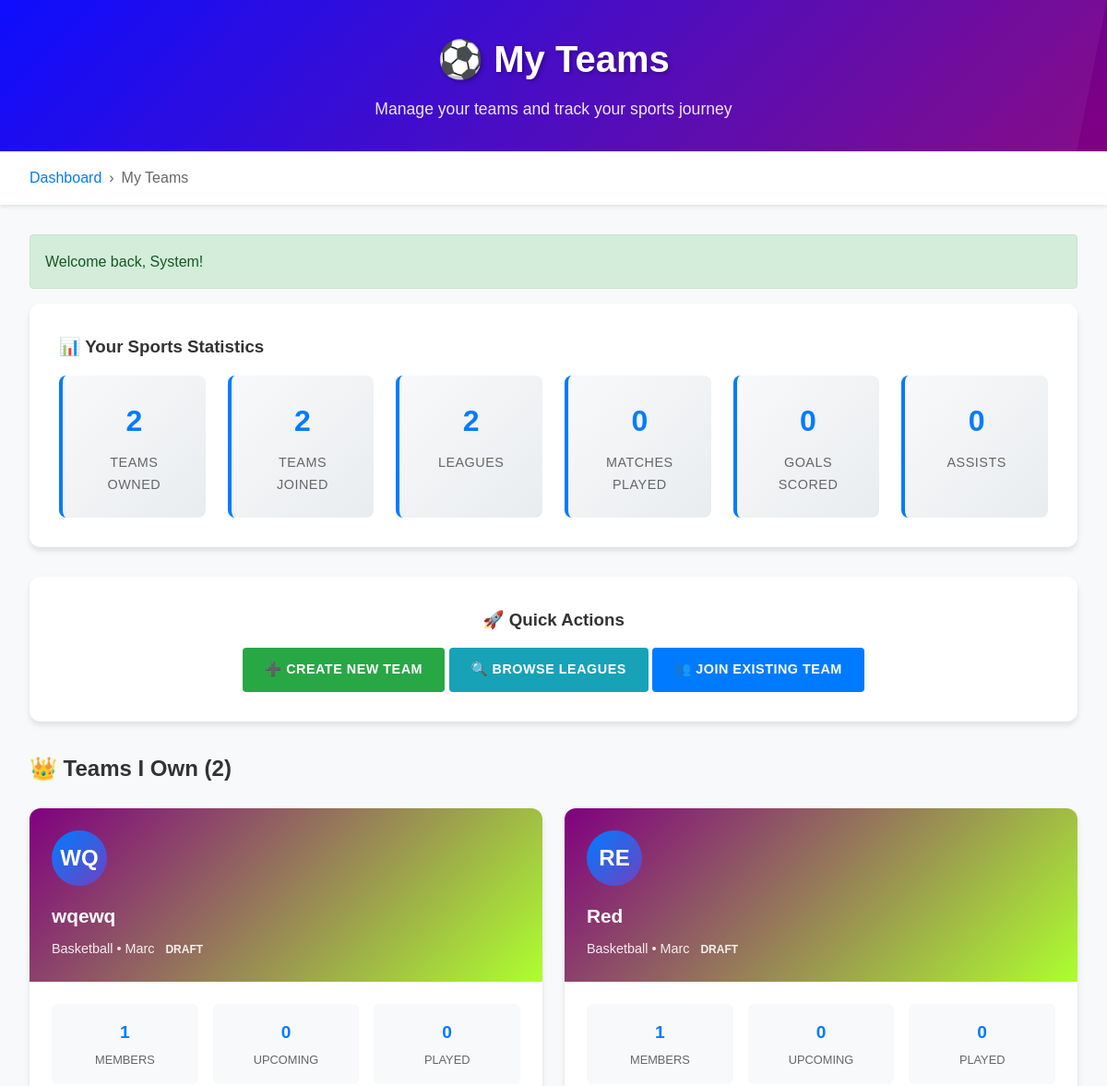
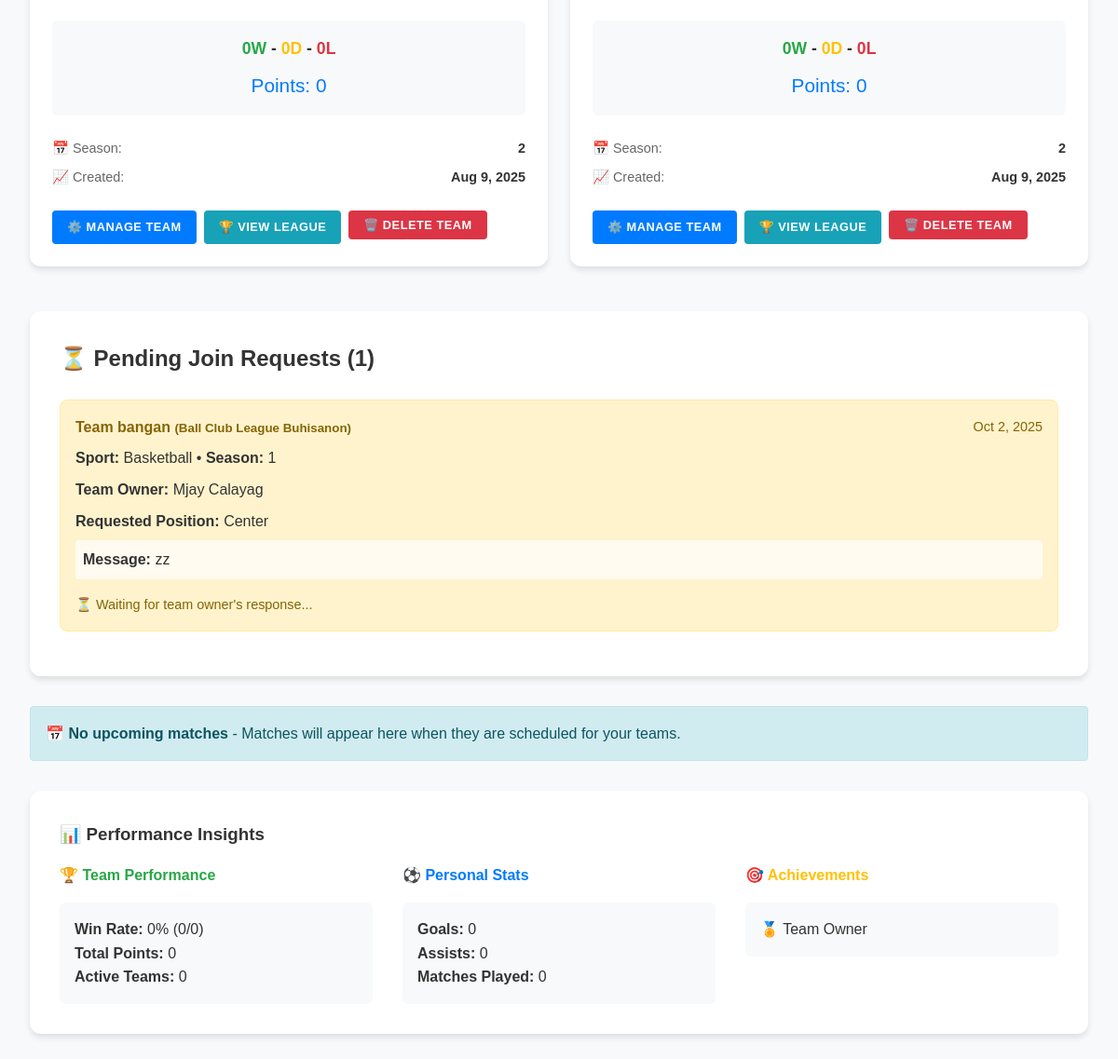
The page /team/my_teams.php (signed in) on the database its author committed (2 pictures, top to bottom).
### tables this page shows
CREATE TABLE `teams` (
  `id` int(11) NOT NULL,
  `name` varchar(100) NOT NULL,
  `league_id` int(11) DEFAULT NULL,
  `owner_id` int(11) NOT NULL,
  `description` text DEFAULT NULL,
  `logo_url` varchar(255) DEFAULT NULL,
  `wins` int(11) DEFAULT 0,
  `losses` int(11) DEFAULT 0,
  `draws` int(11) DEFAULT 0,
  `points` int(11) DEFAULT 0,
  `created_at` timestamp NOT NULL DEFAULT current_timestamp(),
  `goals_for` int(11) DEFAULT 0,
  `goals_against` int(11) DEFAULT 0
);

CREATE TABLE `sports` (
  `id` int(11) NOT NULL,
  `name` varchar(50) NOT NULL,
  `description` text DEFAULT NULL,
  `max_players_per_team` int(11) DEFAULT 11,
  `created_at` timestamp NOT NULL DEFAULT current_timestamp()
);

CREATE TABLE `leagues` (
  `id` int(11) NOT NULL,
  `name` varchar(100) NOT NULL,
  `sport_id` int(11) NOT NULL,
  `season` varchar(20) NOT NULL,
  `start_date` date NOT NULL,
  `end_date` date NOT NULL,
  `registration_deadline` date NOT NULL,
  `max_teams` int(11) DEFAULT 16,
  `rules` text DEFAULT NULL,
  `status` enum('draft','open','closed','active','completed') DEFAULT 'draft',
  `approval_required` tinyint(1) DEFAULT 0,
  `created_by` int(11) NOT NULL,
  `created_at` timestamp NOT NULL DEFAULT current_timestamp()
);

CREATE TABLE `registration_requests` (
  `id` int(11) NOT NULL,
  `player_id` int(11) NOT NULL,
  `full_name` varchar(255) DEFAULT NULL,
  `current_address` text DEFAULT NULL,
  `sitio` varchar(100) DEFAULT NULL,
  `age` int(11) DEFAULT NULL,
  `birthday` date DEFAULT NULL,
  `team_id` int(11) NOT NULL,
  `league_id` int(11) NOT NULL,
  `preferred_position` varchar(50) DEFAULT NULL,
  `message` text DEFAULT NULL,
  `document_path` varchar(500) DEFAULT NULL,
  `status` enum('pending','approved','rejected') DEFAULT 'pending',
  `created_at` timestamp NOT NULL DEFAULT current_timestamp(),
  `processed_at` timestamp NULL DEFAULT NULL,
  `processed_by` int(11) DEFAULT NULL
);

CREATE TABLE `users` (
  `id` int(11) NOT NULL,
  `username` varchar(50) NOT NULL,
  `email` varchar(100) NOT NULL,
  `password` varchar(255) NOT NULL,
  `first_name` varchar(50) NOT NULL,
  `last_name` varchar(50) NOT NULL,
  `phone` varchar(20) DEFAULT NULL,
  `address` varchar(255) DEFAULT NULL,
  `role` enum('player','team_owner','admin') DEFAULT 'player',
  `created_at` timestamp NOT NULL DEFAULT current_timestamp(),
  `updated_at` timestamp NOT NULL DEFAULT current_timestamp() ON UPDATE current_timestamp(),
  `status` varchar(20) NOT NULL DEFAULT 'active'
);

### team/my_teams.php (the view, shortened to what the rows shown need)
<?php
$database = new Database();
$db = $database->connect();
$current_user = getCurrentUser();
$owned_teams_query = "SELECT t.*, l.name as league_name, l.season, l.status as league_status, s.name as sport_name,
                             (SELECT COUNT(*) FROM team_members WHERE team_id = t.id AND status = 'active') as member_count,
                             (SELECT COUNT(*) FROM matches WHERE (home_team_id = t.id OR away_team_id = t.id) AND status = 'scheduled' AND match_date >= NOW()) as upcoming_matches,
                             (SELECT COUNT(*) FROM matches WHERE (home_team_id = t.id OR away_team_id = t.id) AND status = 'completed') as completed_matches
                      FROM teams t
                      JOIN leagues l ON t.league_id = l.id
                      JOIN sports s ON l.sport_id = s.id
                      WHERE t.owner_id = :user_id
                      ORDER BY l.status DESC, t.created_at DESC";
$owned_teams_stmt = $db->prepare($owned_teams_query);
$owned_teams_stmt->bindParam(':user_id', $current_user['id']);
$owned_teams_stmt->execute();
$owned_teams = $owned_teams_stmt->fetchAll(PDO::FETCH_ASSOC);
$member_teams_query = "SELECT t.*, l.name as league_name, l.season, l.status as league_status, s.name as sport_name,
                              tm.position, tm.jersey_number, tm.joined_at,
                              u.first_name as owner_first_name, u.last_name as owner_last_name,
                              (SELECT COUNT(*) FROM team_members WHERE team_id = t.id AND status = 'active') as member_count,
                              (SELECT COUNT(*) FROM matches WHERE (home_team_id = t.id OR away_team_id = t.id) AND status = 'scheduled' AND match_date >= NOW()) as upcoming_matches
                       FROM teams t
                       JOIN leagues l ON t.league_id = l.id
                       JOIN sports s ON l.sport_id = s.id
                       JOIN team_members tm ON t.id = tm.team_id
                       JOIN users u ON t.owner_id = u.id
                       WHERE tm.player_id = :user_id AND tm.status = 'active' AND t.owner_id != :user_id
                       ORDER BY l.status DESC, tm.joined_at DESC";
$member_teams_stmt = $db->prepare($member_teams_query);
$member_teams_stmt->bindParam(':user_id', $current_user['id']);
$member_teams_stmt->execute();
$member_teams = $member_teams_stmt->fetchAll(PDO::FETCH_ASSOC);
$pending_requests_query = "SELECT rr.*, t.name as team_name, l.name as league_name, l.season, s.name as sport_name,
                                  u.first_name as owner_first_name, u.last_name as owner_last_name
                           FROM registration_requests rr
                           JOIN teams t ON rr.team_id = t.id
                           JOIN leagues l ON rr.league_id = l.id
                           JOIN sports s ON l.sport_id = s.id
                           JOIN users u ON t.owner_id = u.id
                           WHERE rr.player_id = :user_id AND rr.status = 'pending'
                           ORDER BY rr.created_at DESC";
$pending_requests_stmt = $db->prepare($pending_requests_query);
$pending_requests_stmt->bindParam(':user_id', $current_user['id']);
$pending_requests_stmt->execute();
$pending_requests = $pending_requests_stmt->fetchAll(PDO::FETCH_ASSOC);
$user_stats_query = "SELECT
                    COUNT(DISTINCT CASE WHEN t.owner_id = :user_id THEN t.id END) as teams_owned,
                    COUNT(DISTINCT CASE WHEN tm.player_id = :user_id THEN tm.team_id END) as teams_joined,
                    COUNT(DISTINCT CASE WHEN tm.player_id = :user_id THEN l.id END) as leagues_participated,
                    COALESCE(SUM(ps.matches_played), 0) as total_matches_played,
                    COALESCE(SUM(ps.goals), 0) as total_goals,
                    COALESCE(SUM(ps.assists), 0) as total_assists
                    FROM users u
                    LEFT JOIN teams t ON u.id = t.owner_id
                    LEFT JOIN team_members tm ON u.id = tm.player_id AND tm.status = 'active'
                    LEFT JOIN leagues l ON t.league_id = l.id OR tm.team_id IN (SELECT id FROM teams WHERE league_id = l.id)
                    LEFT JOIN player_stats ps ON u.id = ps.player_id
                    WHERE u.id = :user_id";
$user_stats_stmt = $db->prepare($user_stats_query);
$user_stats_stmt->bindParam(':user_id', $current_user['id']);
$user_stats_stmt->execute();
$user_stats = $user_stats_stmt->fetch(PDO::FETCH_ASSOC);
?>
<!DOCTYPE html>
<html lang="en">
<head>
</head>
<body>
    <div class="header">
        <div class="header-content">
            <h1>⚽ My Teams</h1>
        </div>
    </div>
    <div class="container">
        <?php if (count($owned_teams) > 0): ?>
        <div class="section-header">
            <h2 class="section-title">👑 Teams I Own (<?php echo count($owned_teams); ?>)</h2>
        </div>
        <div class="teams-grid">
            <?php foreach ($owned_teams as $team): ?>
            <div class="team-card">
                <div class="owner-badge">👑 Owner</div>
                <div class="team-header">
                    <div class="team-logo">
                        <?php echo strtoupper(substr($team['name'], 0, 2)); ?>
                    </div>
                    <div class="team-title"><?php echo htmlspecialchars($team['name']); ?></div>
                    <div class="team-subtitle">
                        <?php echo htmlspecialchars($team['sport_name']); ?> • <?php echo htmlspecialchars($team['league_name']); ?>
                        <span class="league-status-indicator league-<?php echo $team['league_status']; ?>">
                            <?php echo ucfirst($team['league_status']); ?>
                        </span>
                    </div>
                </div>
                <div class="team-body">
                    <div class="team-stats">
                        <div class="team-stat">
                            <div class="team-stat-number"><?php echo $team['member_count']; ?></div>
                            <div class="team-stat-label">Members</div>
                        </div>
                        <div class="team-stat">
                            <div class="team-stat-number"><?php echo $team['upcoming_matches']; ?></div>
                            <div class="team-stat-label">Upcoming</div>
                        </div>
                        <div class="team-stat">
                            <div class="team-stat-number"><?php echo $team['completed_matches']; ?></div>
                            <div class="team-stat-label">Played</div>
                        </div>
                    </div>
                    <div class="team-record">
                        <div class="record-display">
                            <span class="wins"><?php echo $team['wins']; ?>W</span> -
                            <span class="draws"><?php echo $team['draws']; ?>D</span> -
                            <span class="losses"><?php echo $team['losses']; ?>L</span>
                        </div>
                        <div class="points">Points: <?php echo $team['points']; ?></div>
                    </div>
                    <div class="team-info">
                        <div class="info-row">
                            <span class="info-label">📅 Season:</span>
                            <span class="info-value"><?php echo htmlspecialchars($team['season']); ?></span>
                        </div>
                        <div class="info-row">
                            <span class="info-label">📈 Created:</span>
                            <span class="info-value"><?php echo date('M j, Y', strtotime($team['created_at'])); ?></span>
                        </div>
                    </div>
                    <div class="team-actions">
                        <a href="manage_team.php?id=<?php echo $team['id']; ?>" class="btn btn-primary btn-sm">
                            ⚙️ Manage Team
                        </a>
                        <a href="../league/view_league.php?id=<?php echo $team['league_id']; ?>" class="btn btn-info btn-sm">
                            🏆 View League
                        </a>
                        <?php if ($team['completed_matches'] == 0): ?>
                        <form method="POST" style="display: inline;" onsubmit="return confirm('Are you sure you want to delete this team? This action cannot be undone!')">
                            <button type="submit" class="btn btn-danger btn-sm">
                                🗑️ Delete Team
                            </button>
                        </form>
                        <?php endif; ?>
                    </div>
                </div>
            </div>
            <?php endforeach; ?>
        </div>
        <?php endif; ?>
        <?php if (count($pending_requests) > 0): ?>
        <div class="requests-section">
            <div class="section-header">
                <h2 class="section-title">⏳ Pending Join Requests (<?php echo count($pending_requests); ?>)</h2>
            </div>
            <?php foreach ($pending_requests as $request): ?>
            <div class="request-card">
                <div class="request-header">
                    <div class="request-team">
                        <?php echo htmlspecialchars($request['team_name']); ?>
                        <small>(<?php echo htmlspecialchars($request['league_name']); ?>)</small>
                    </div>
                    <div class="request-date">
                        <?php echo date('M j, Y', strtotime($request['created_at'])); ?>
                    </div>
                </div>
                <div style="margin-bottom: 0.5rem;">
                    <strong>Sport:</strong> <?php echo htmlspecialchars($request['sport_name']); ?> •
                    <strong>Season:</strong> <?php echo htmlspecialchars($request['season']); ?>
                </div>
                <div style="margin-bottom: 0.5rem;">
                    <strong>Team Owner:</strong> <?php echo htmlspecialchars($request['owner_first_name'] . ' ' . $request['owner_last_name']); ?>
                </div>
                <?php if ($request['preferred_position']): ?>
                <div style="margin-bottom: 0.5rem;">
                    <strong>Requested Position:</strong> <?php echo htmlspecialchars($request['preferred_position']); ?>
                </div>
                <?php endif; ?>
                <?php if ($request['message']): ?>
                <div style="background: rgba(255,255,255,0.7); padding: 0.5rem; border-radius: 4px; margin-top: 0.5rem;">
                    <strong>Message:</strong> <?php echo htmlspecialchars($request['message']); ?>
                </div>
                <?php endif; ?>
                <div style="margin-top: 1rem; font-size: 0.9rem; color: #856404;">
                    ⏳ Waiting for team owner's response...
                </div>
            </div>
            <?php endforeach; ?>
        </div>
        <?php endif; ?>
        <?php if (count($owned_teams) > 0 || count($member_teams) > 0): ?>
        <div style="background: white; border-radius: 12px; box-shadow: 0 4px 6px rgba(0,0,0,0.1); padding: 2rem; margin-top: 2rem;">
            <h3 style="margin-bottom: 1rem; color: #333;">📊 Performance Insights</h3>
            <div style="display: grid; grid-template-columns: repeat(auto-fit, minmax(250px, 1fr)); gap: 2rem;">
                <div>
                    <h4 style="color: #28a745; margin-bottom: 1rem;">🏆 Team Performance</h4>
                    <div style="background: #f8f9fa; padding: 1rem; border-radius: 6px;">
                        <?php
                        $total_wins = array_sum(array_column($owned_teams, 'wins')) + array_sum(array_column($member_teams, 'wins'));
                        $total_matches = array_sum(array_map(function($t) { return $t['wins'] + $t['draws'] + $t['losses']; }, array_merge($owned_teams, $member_teams)));
                        $win_rate = $total_matches > 0 ? round(($total_wins / $total_matches) * 100, 1) : 0;
                        ?>
                        <p><strong>Win Rate:</strong> <?php echo $win_rate; ?>% (<?php echo $total_wins; ?>/<?php echo $total_matches; ?>)</p>
                        <p><strong>Total Points:</strong> <?php echo array_sum(array_column($owned_teams, 'points')) + array_sum(array_column($member_teams, 'points')); ?></p>
                        <p><strong>Active Teams:</strong> <?php echo count(array_filter(array_merge($owned_teams, $member_teams), function($t) { return $t['league_status'] == 'active'; })); ?></p>
                    </div>
                </div>
                <div>
                    <h4 style="color: #007bff; margin-bottom: 1rem;">⚽ Personal Stats</h4>
                    <div style="background: #f8f9fa; padding: 1rem; border-radius: 6px;">
                        <p><strong>Goals:</strong> <?php echo $user_stats['total_goals']; ?></p>
                        <p><strong>Assists:</strong> <?php echo $user_stats['total_assists']; ?></p>
                        <p><strong>Matches Played:</strong> <?php echo $user_stats['total_matches_played']; ?></p>
                    </div>
                </div>
                <div>
                    <h4 style="color: #ffc107; margin-bottom: 1rem;">🎯 Achievements</h4>
                    <div style="background: #f8f9fa; padding: 1rem; border-radius: 6px;">
                        <?php
                        $achievements = [];
                        if ($user_stats['teams_owned'] >= 1) $achievements[] = "🏅 Team Owner";
                        if (empty($achievements)) {
                            echo "<p>Keep playing to unlock achievements! 🌟</p>";
                        } else {
                            foreach ($achievements as $achievement) {
                                echo "<p>$achievement</p>";
                            }
                        }
                        ?>
                    </div>
                </div>
            </div>
        </div>
        <?php endif; ?>
    </div>
</body>
</html>

### rows shown on the page
teams: name "WQ", name "wqewq", sports.name "Basketball", league.name "Marc", league.status "DRAFT", member_count "1", upcoming_matches "0", completed_matches "0", wins "0", draws "0", losses "0", points "0", league.season "2", created_at "Aug 9, 2025"
teams: name "RE", name "Red", sports.name "Basketball", league.name "Marc", league.status "DRAFT", member_count "1", upcoming_matches "0", completed_matches "0", wins "0", draws "0", losses "0", points "0", league.season "2", created_at "Aug 9, 2025"
registration_requests: team.name "Team bangan", league.name "Ball Club League Buhisanon", created_at "Oct 2, 2025", sports.name "Basketball", league.season "1", users.first_name+last_name "Mjay Calayag", preferred_position "Center", message "zz"

### other values the page prints
$message "Welcome back, System!"
$user_stats['teams_owned'] "2"
$user_stats['teams_joined'] "2"
$user_stats['leagues_participated'] "2"
$user_stats['total_matches_played'] "0"
$user_stats['total_goals'] "0"
$user_stats['total_assists'] "0"
count($owned_teams) "2"
count($pending_requests) "1"
$total_wins "0"
$achievement "🏅 Team Owner"
